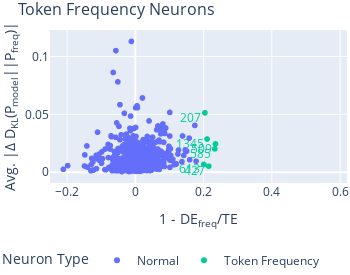

Write notebook code for a chart like this one.
### Code cell
model_name = 'pythia'
# load data and unigram_neuron dict
final_df = load_result(
    model_name,
    data_range_end = 500

    )

agg_results = aggregate_result(final_df,unigram_neurons_dict)



unigram_neurons_dict = select_top_token_frequency_neurons(
        final_df, 
        unigram_kl_threshold=0.1, 
        unigram_mediation_threshold=0.5, 
        top_n=1000
    )



# plot the figure  
fig, token_freq_neurons = plot_token_frequency_neurons(
        agg_results, 
        model_name
    )
fig.show()

### Figure 1 — Plotly figure (JSON) as saved in the notebook; plotly's stock layout.template omitted (floating-point values rounded to 4 significant figures; data arrays with more than 128 entries replaced by an {"elided": "..."} marker saying what was removed)
{"data": [{"customdata": {"elided": "2042x1 str values"}, "hovertemplate": "Neuron Type=Normal<br>1-abs_delta_loss_with_frozen_unigram/abs_delta_loss=%{x}<br>abs_kl_from_unigram_diff=%{y}<br>component_name=%{customdata[0]}<extra></extra>", "legendgroup": "Normal", "marker": {"color": "#636EFA", "symbol": "circle"}, "mode": "markers", "name": "Normal", "showlegend": true, "type": "scattergl", "x": {"elided": "2042 float values"}, "xaxis": "x", "y": {"elided": "2042 float values"}, "yaxis": "y"}, {"customdata": [["5.1345"], ["5.207"], ["5.427"], ["5.509"], ["5.585"], ["5.613"]], "hovertemplate": "Neuron Type=Token Frequency<br>1-abs_delta_loss_with_frozen_unigram/abs_delta_loss=%{x}<br>abs_kl_from_unigram_diff=%{y}<br>component_name=%{customdata[0]}<extra></extra>", "legendgroup": "Token Frequency", "marker": {"color": "#00CC96", "symbol": "circle"}, "mode": "markers", "name": "Token Frequency", "showlegend": true, "type": "scattergl", "x": [0.2101, 0.2037, 0.2151, 0.2348, 0.2327, 0.2005], "xaxis": "x", "y": [0.02864, 0.05125, 0.00514, 0.02439, 0.02013, 0.006684], "yaxis": "y"}, {"mode": "text", "showlegend": false, "text": "1345", "textfont": {"color": "#00CC96"}, "textposition": "bottom left", "type": "scatter", "x": [0.2001], "y": [0.02864]}, {"mode": "text", "showlegend": false, "text": "207", "textfont": {"color": "#00CC96"}, "textposition": "bottom left", "type": "scatter", "x": [0.1937], "y": [0.05125]}, {"mode": "text", "showlegend": false, "text": "427", "textfont": {"color": "#00CC96"}, "textposition": "bottom left", "type": "scatter", "x": [0.2051], "y": [0.00514]}, {"mode": "text", "showlegend": false, "text": "509", "textfont": {"color": "#00CC96"}, "textposition": "bottom left", "type": "scatter", "x": [0.2248], "y": [0.02439]}, {"mode": "text", "showlegend": false, "text": "585", "textfont": {"color": "#00CC96"}, "textposition": "bottom left", "type": "scatter", "x": [0.2227], "y": [0.02013]}, {"mode": "text", "showlegend": false, "text": "613", "textfont": {"color": "#00CC96"}, "textposition": "bottom left", "type": "scatter", "x": [0.1905], "y": [0.006684]}], "layout": {"height": 275, "legend": {"orientation": "h", "title": {"text": "Neuron Type"}, "tracegroupgap": 0, "x": 0.9, "xanchor": "right", "y": -0.6, "yanchor": "bottom"}, "margin": {"b": 0, "l": 0, "r": 3, "t": 30}, "title": {"font": {"size": 16}, "text": "Token Frequency Neurons"}, "width": 350, "xaxis": {"anchor": "y", "domain": [0, 1], "range": [-0.25, 0.62], "title": {"text": "1 - DE<sub>freq</sub>/TE"}}, "yaxis": {"anchor": "x", "domain": [0, 1], "title": {"text": "Avg. |Δ D<sub>KL</sub>(P<sub>model</sub>||P<sub>freq</sub>)|"}}}}
